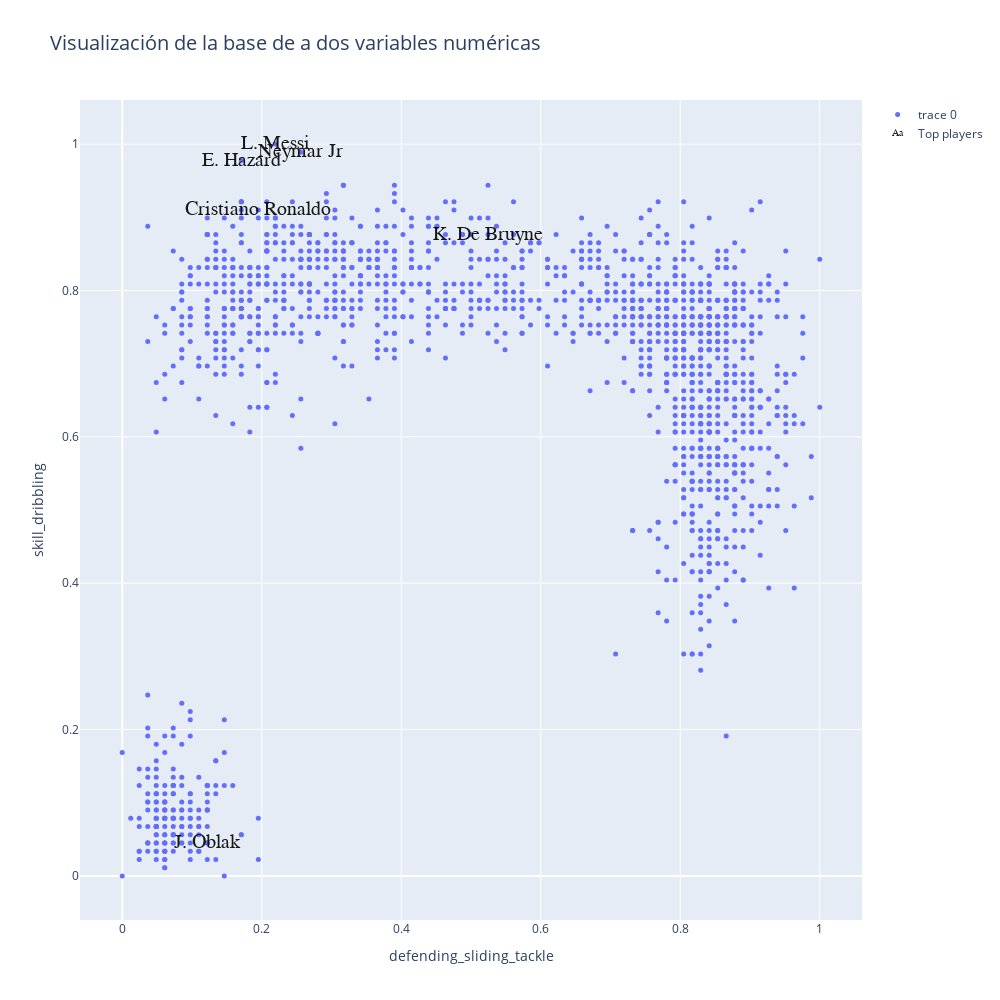

Write notebook code for a chart like this one.
### Markdown cell above
## 2- Evaluación visual e intuitiva de a dos variables por vez.

### Code cell
data=[]
bool_crack=df_n["overall"] > 90 #diferenciamos a los mejores jugadores

#Elejimos dos variables, para esto elejimos dos números entre 0 y  de n_skills-1
skill_1 = 28
skill_2 = 5



graf1 = go.Scatter(x=df_skills[skill_1], y=df_skills[skill_2],
                        mode='markers',
                        text=df_n.loc[:,'team_position'],
                        marker=dict(
                            size=5)
                        )

crack =go.Scatter(x=df_skills.loc[bool_crack,skill_1], y=df_skills.loc[bool_crack,skill_2],name='Top players',
                      text=df_n.loc[bool_crack,'short_name'],
                      textfont=dict(family='sans serif',size=20,color='black'),
                      opacity=0.9,mode='text')

data=[graf1,crack]

layout = go.Layout(title="Visualización de la base de a dos variables numéricas",titlefont=dict(size=20),
                xaxis=dict(title=skills_ratings[skill_1]),
                yaxis=dict(title=skills_ratings[skill_2]),
                autosize=False, width=1000,height=1000)

fig = go.Figure(data=data, layout=layout)

iplot(fig)

### Figure 1 — Plotly figure (JSON) as saved in the notebook; plotly's stock layout.template omitted (floating-point values rounded to 4 significant figures; data arrays with more than 128 entries replaced by an {"elided": "..."} marker saying what was removed)
{"data": [{"marker": {"size": 5}, "mode": "markers", "text": {"elided": "1615 str values"}, "type": "scatter", "x": {"elided": "1615 float values"}, "y": {"elided": "1615 float values"}}, {"mode": "text", "name": "Top players", "opacity": 0.9, "text": ["L. Messi", "Cristiano Ronaldo", "Neymar Jr", "J. Oblak", "E. Hazard", "K. De Bruyne"], "textfont": {"color": "black", "family": "sans serif", "size": 20}, "type": "scatter", "x": [0.2195, 0.1951, 0.2561, 0.122, 0.1707, 0.5244], "y": [1, 0.9101, 0.9888, 0.04494, 0.9775, 0.8764]}], "layout": {"autosize": false, "height": 1000, "title": {"font": {"size": 20}, "text": "Visualización de la base de a dos variables numéricas"}, "width": 1000, "xaxis": {"title": {"text": "defending_sliding_tackle"}}, "yaxis": {"title": {"text": "skill_dribbling"}}}}
